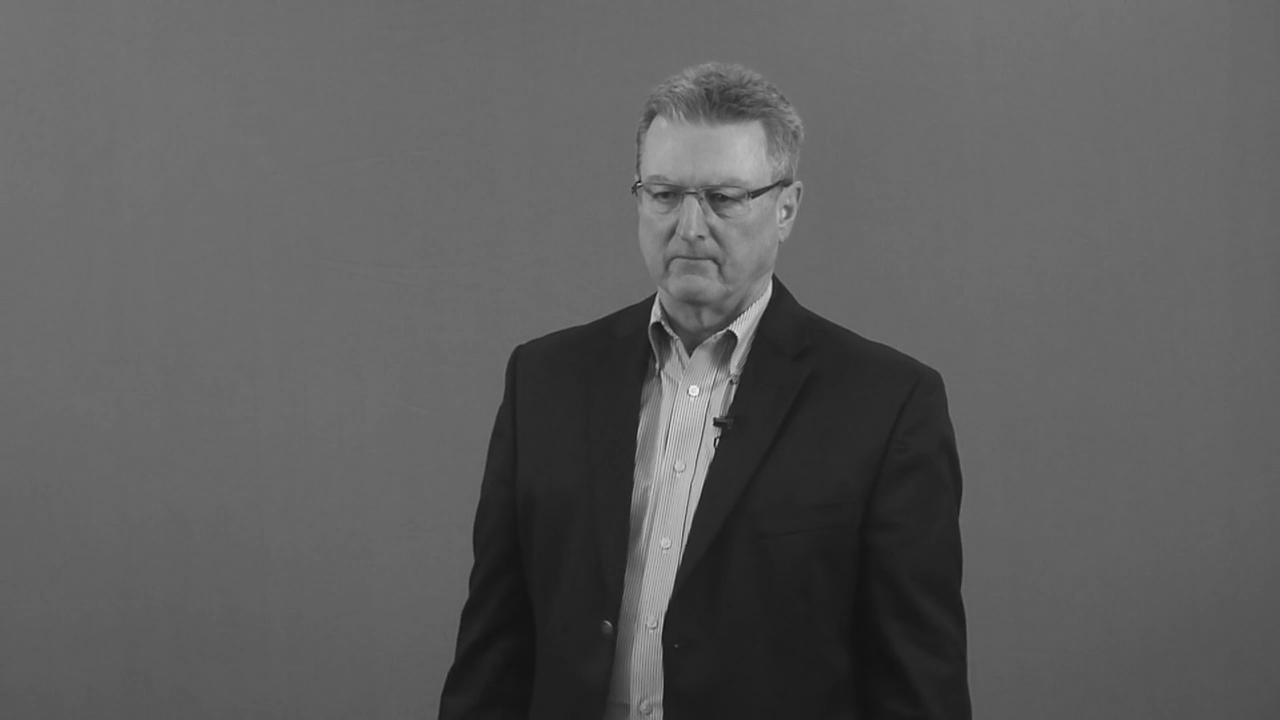
#> input picture frame 7 of green.MOV, 1280 x 720 px
$ python test2.py
#> lines starting #> are read from the running program, lines starting #| are printed output that depends on the picture
import cv2
import numpy as np
import glob

cap = cv2.VideoCapture("green.mov")

cap.set(cv2.CAP_PROP_CONVERT_RGB, 0)

count = 0

success, frame = cap.read()
#> frame is the input picture: shape (720, 1280); min 17, max 234, mean 92.8

while success:
    success, frame = cap.read()

    if success:
        frame = cv2.resize(frame, (480,360))
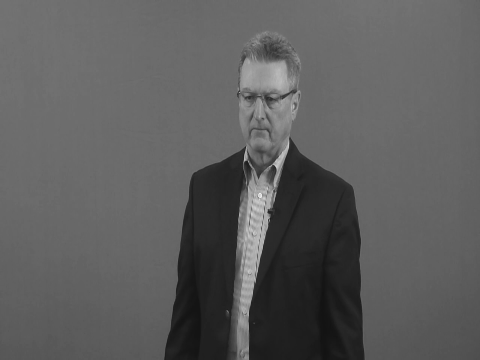
#> frame: shape (360, 480); min 19, max 234, mean 93
        image = cv2.imwrite("./exports/frame%d.png" % count, frame)
        cv2.imshow("video", frame)

    count += 1

    if cv2.waitKey(25) == 27:
#> (key Esc is pressed here)
        break

img_array = []
for filename in glob.glob('./exports/*.png'):
    img = cv2.imread(filename)
    img_array.append(img)
    print("read")

out = cv2.VideoWriter('output.avi', cv2.VideoWriter_fourcc('M','J','P','G'), 60, (480,360))

for i in range(len(img_array)):
    out.write(img_array[i])

cap.release()
out.release()
cv2.destroyAllWindows()

$ run again, starting later in the video
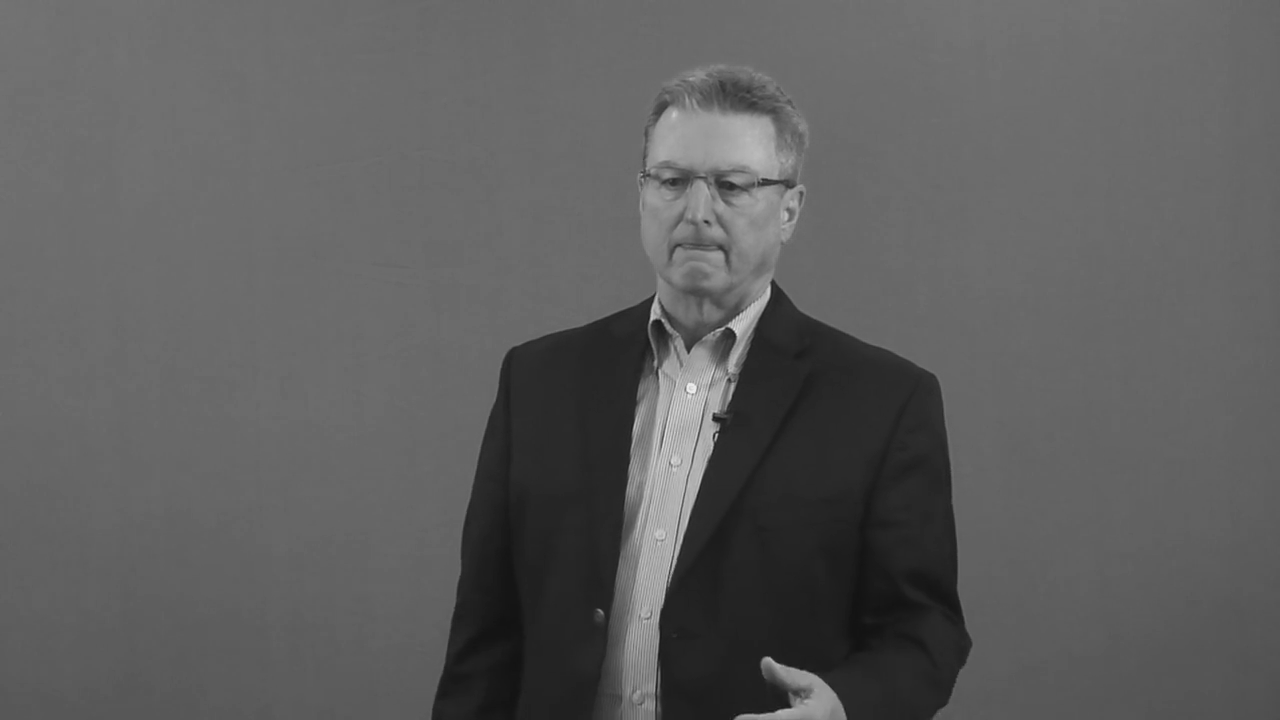
#> input picture frame 34 of green.MOV, 1280 x 720 px
#> frame is the input picture: shape (720, 1280); min 18, max 234, mean 93.7
#> `frame = cv2.resize(frame, (480,360))`:
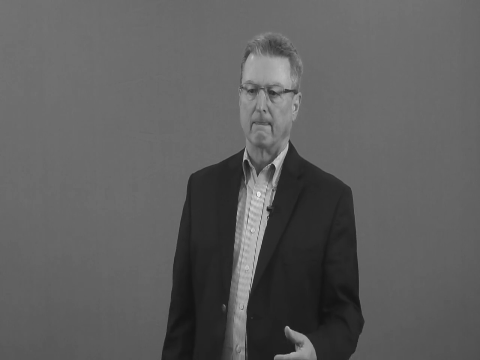
#> frame: shape (360, 480); min 19, max 234, mean 93.9

$ run again, starting later in the video
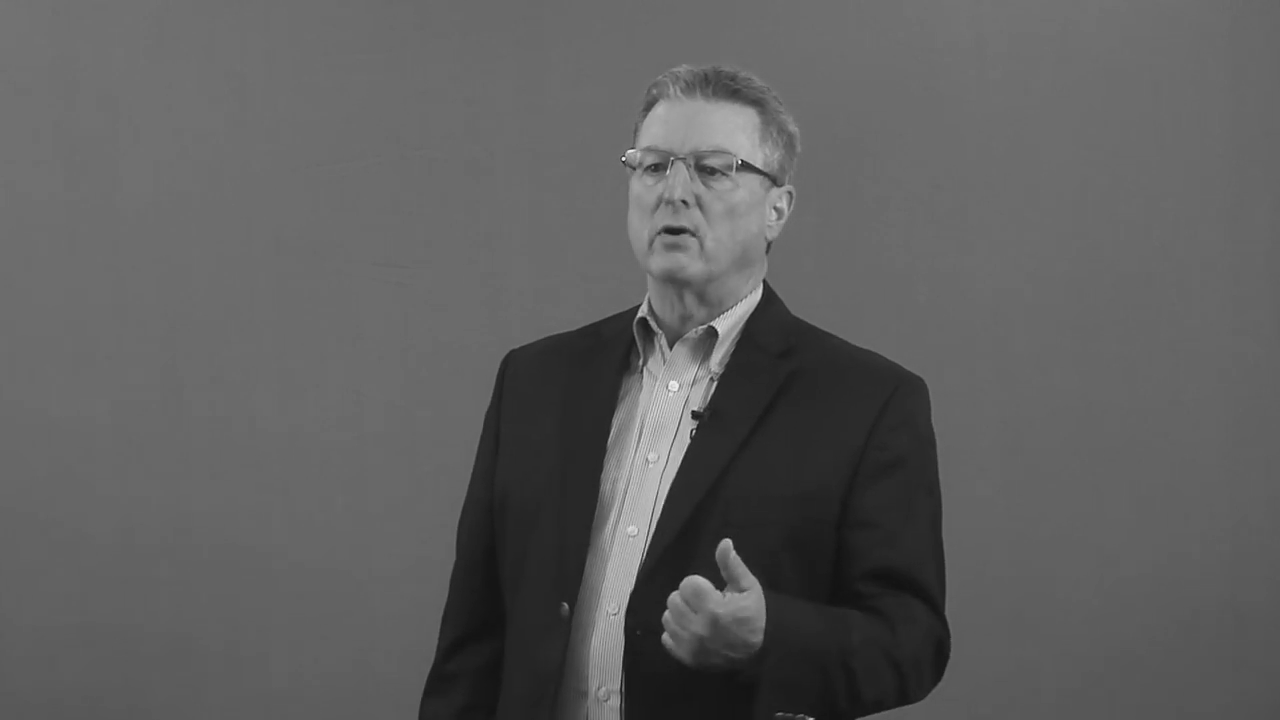
#> input picture frame 60 of green.MOV, 1280 x 720 px
#> frame is the input picture: shape (720, 1280); min 18, max 234, mean 94.7
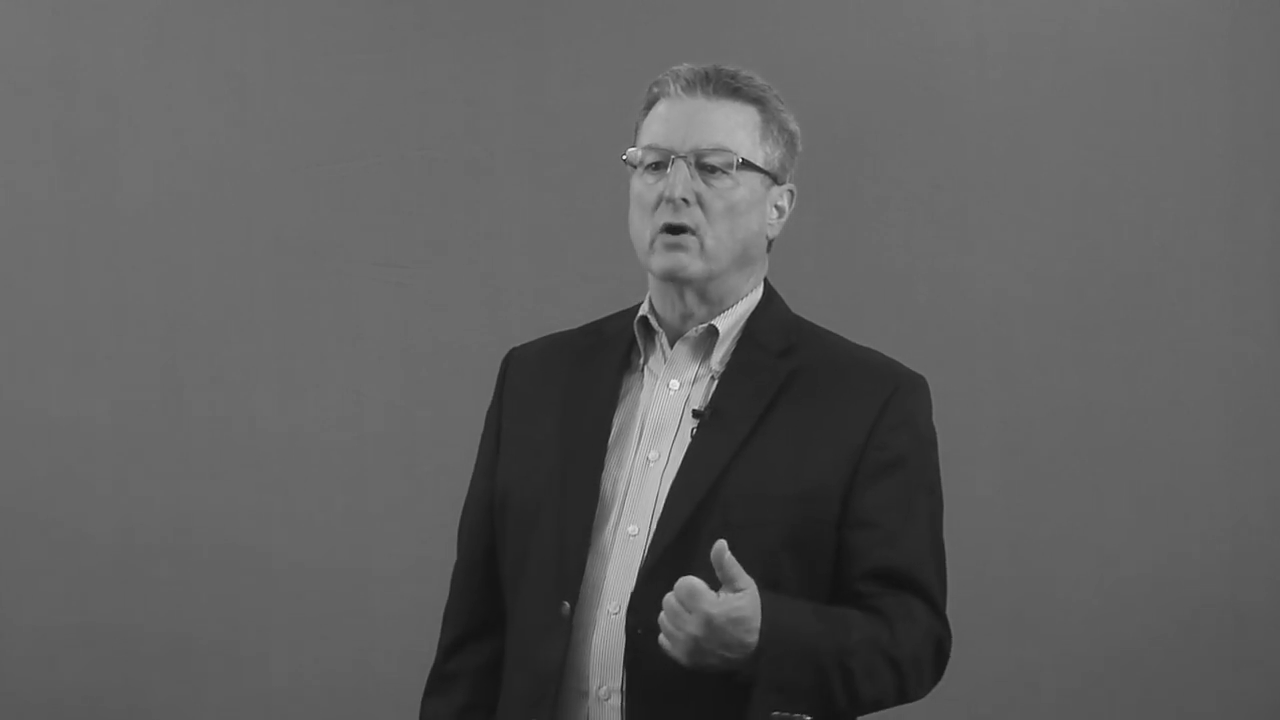
#> input picture frame 61 of green.MOV, 1280 x 720 px
#> frame is the input picture: shape (720, 1280); min 17, max 234, mean 94.6
#> `frame = cv2.resize(frame, (480,360))`:
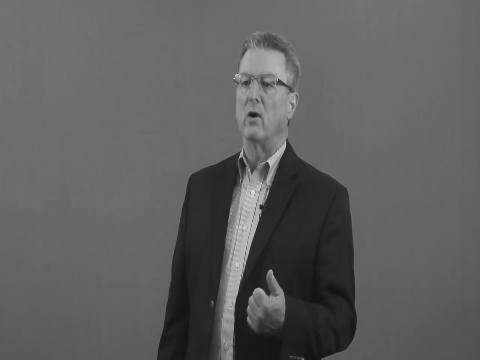
#> frame: shape (360, 480); min 19, max 234, mean 94.6
